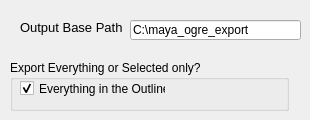
    <widget class="QWidget" name="settingsTab">
     <attribute name="title">
      <string>Settings</string>
     </attribute>
     <widget class="QLabel" name="lblOutputPath">
      <property name="geometry">
       <rect>
        <x>20</x>
        <y>20</y>
        <width>103</width>
        <height>16</height>
       </rect>
      </property>
      <property name="toolTip">
       <string>&lt;html&gt;&lt;head/&gt;&lt;body&gt;&lt;p&gt;The final path will be: &amp;lt;Output Base Path&amp;gt;/&amp;lt;Scene Name&amp;gt;/&lt;/p&gt;&lt;/body&gt;&lt;/html&gt;</string>
      </property>
      <property name="text">
       <string>&lt;html&gt;&lt;head/&gt;&lt;body&gt;&lt;p&gt;&lt;span style=&quot; font-size:10pt;&quot;&gt;Output Base Path:&lt;/span&gt;&lt;/p&gt;&lt;/body&gt;&lt;/html&gt;</string>
      </property>
     </widget>
     <widget class="QLineEdit" name="txtOutputPath">
      <property name="geometry">
       <rect>
        <x>130</x>
        <y>20</y>
        <width>171</width>
        <height>20</height>
       </rect>
      </property>
      <property name="toolTip">
       <string>&lt;html&gt;&lt;head/&gt;&lt;body&gt;&lt;p&gt;The final path will be: &amp;lt;Output Base Path&amp;gt;/&amp;lt;Scene Name&amp;gt;/&lt;/p&gt;&lt;/body&gt;&lt;/html&gt;</string>
      </property>
      <property name="text">
       <string>C:\maya_ogre_export</string>
      </property>
      <property name="maxLength">
       <number>1024</number>
      </property>
     </widget>
     <widget class="QGroupBox" name="grpAllOrSelected">
      <property name="geometry">
       <rect>
        <x>10</x>
        <y>60</y>
        <width>279</width>
        <height>51</height>
       </rect>
      </property>
      <property name="title">
       <string>Export Everything or Selected only?</string>
      </property>
      <property name="checkable">
       <bool>false</bool>
      </property>
      <widget class="QCheckBox" name="chkEverything">
       <property name="geometry">
        <rect>
         <x>10</x>
         <y>20</y>
         <width>146</width>
         <height>17</height>
        </rect>
       </property>
       <property name="text">
        <string>Everything in the Outliner</string>
       </property>
       <property name="checked">
        <bool>true</bool>
       </property>
      </widget>
     </widget>
    </widget>
